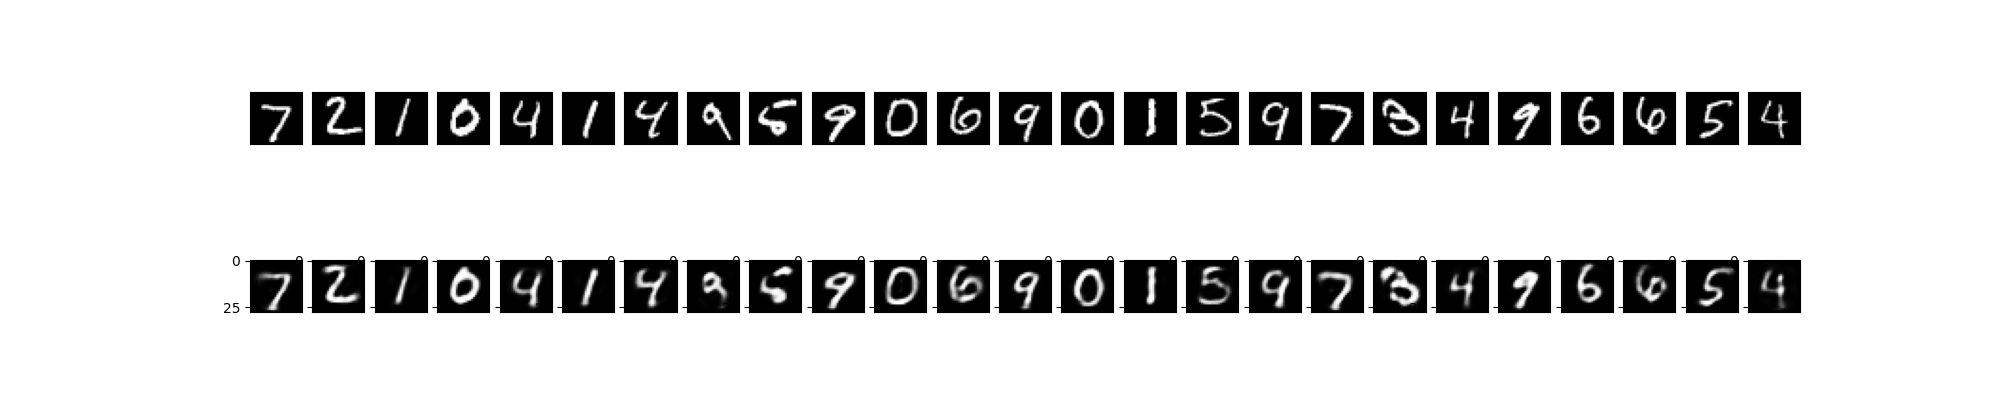

This figure's Python source:
import keras
from keras.layers import Input, Dense
from keras.models import Model
from keras.datasets import mnist
import numpy as np
import matplotlib.pyplot as plt

(x_train, y_train), (x_test, y_test) = mnist.load_data()

encoding_dim = 32
input_img = Input(shape=(784,))
encoded = Dense(encoding_dim, activation='relu')(input_img)
decoded = Dense(784, activation='sigmoid')(encoded)

autoencoder = Model(input_img, decoded)

encoder = Model(input_img, encoded)
encoded_input = Input(shape=(encoding_dim,))
decoder_layer = autoencoder.layers[-1]
decoder = Model(encoded_input, decoder_layer(encoded_input))

autoencoder.compile(optimizer='adadelta', loss='binary_crossentropy')
autoencoder.summary()

x_train = x_train.astype('float32') / 255
x_test = x_test.astype('float32') / 255
x_train = x_train.reshape((len(x_train), np.prod(x_train.shape[1:])))
x_test = x_test.reshape((len(x_test), np.prod(x_test.shape[1:])))
y_train = keras.utils.to_categorical(y_train,10)
y_test = keras.utils.to_categorical(y_test,10)
print(x_train.shape)
print(x_test.shape)

autoencoder.fit(x_train, x_train,
	 epochs=50,
	 batch_size=256,
	 shuffle=True,
	 validation_data=(x_test, x_test))

encoded_imgs = encoder.predict(x_test)
decoded_imgs = decoder.predict(encoded_imgs)

n = 25
plt.figure(figsize=(20,4))

for i in range(n):

	ax = plt.subplot(2,n,i+1)
	plt.imshow(x_test[i].reshape(28,28))
	plt.gray()
	ax.get_xaxis().set_visible(False)
	ax.get_yaxis().set_visible(False)
	
	ax = plt.subplot(2,n,i+1+n)
	plt.imshow(decoded_imgs[i].reshape(28,28))
	plt.gray()
	ax.get_xaxis().set_visible(False)
	ax.get_xaxis().set_visible(False)

plt.savefig('vae.png')
"""
for i in range(n):
	plt.subplot(n,n,1+i)
	plt.axis('off')
	plt.imshow(decoded_imgs[i].reshape(28,28), cmap='gray_r')
	plt.savefig('vae.png')
"""
output = Dense(10, activation='softmax')(encoded)
autoencoder = Model(input_img,output)
autoencoder.compile(optimizer='adadelta',loss='categorical_crossentropy',metrics=['accuracy'])
autoencoder.fit(x_train,y_train,epochs=5,batch_size=32)
score = autoencoder.evaluate(x_test,y_test,verbose=0)
print('Test loss:', score[0])
print('Test accuracy:', score[1])
